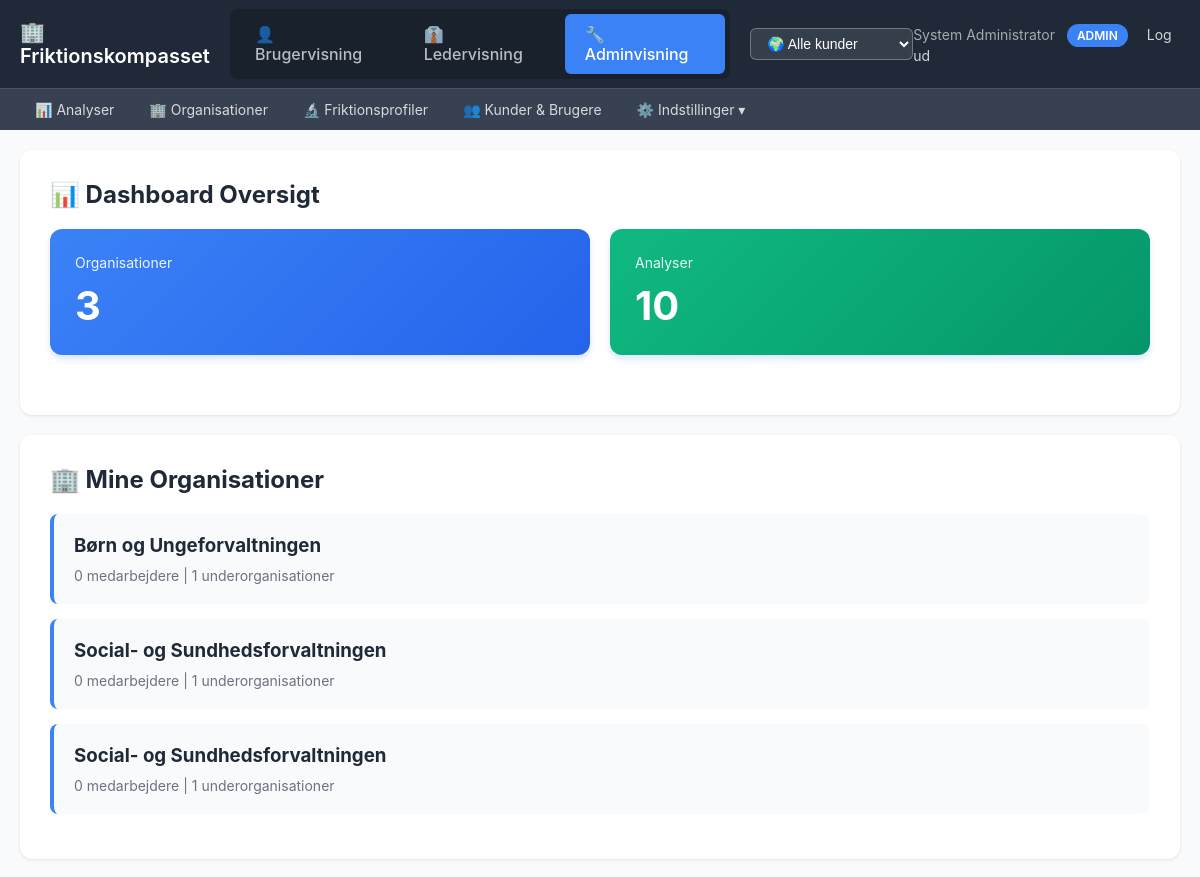
/admin/manager-view/dashboard (signed in, upper part), run on an earlier commit of the app's database.
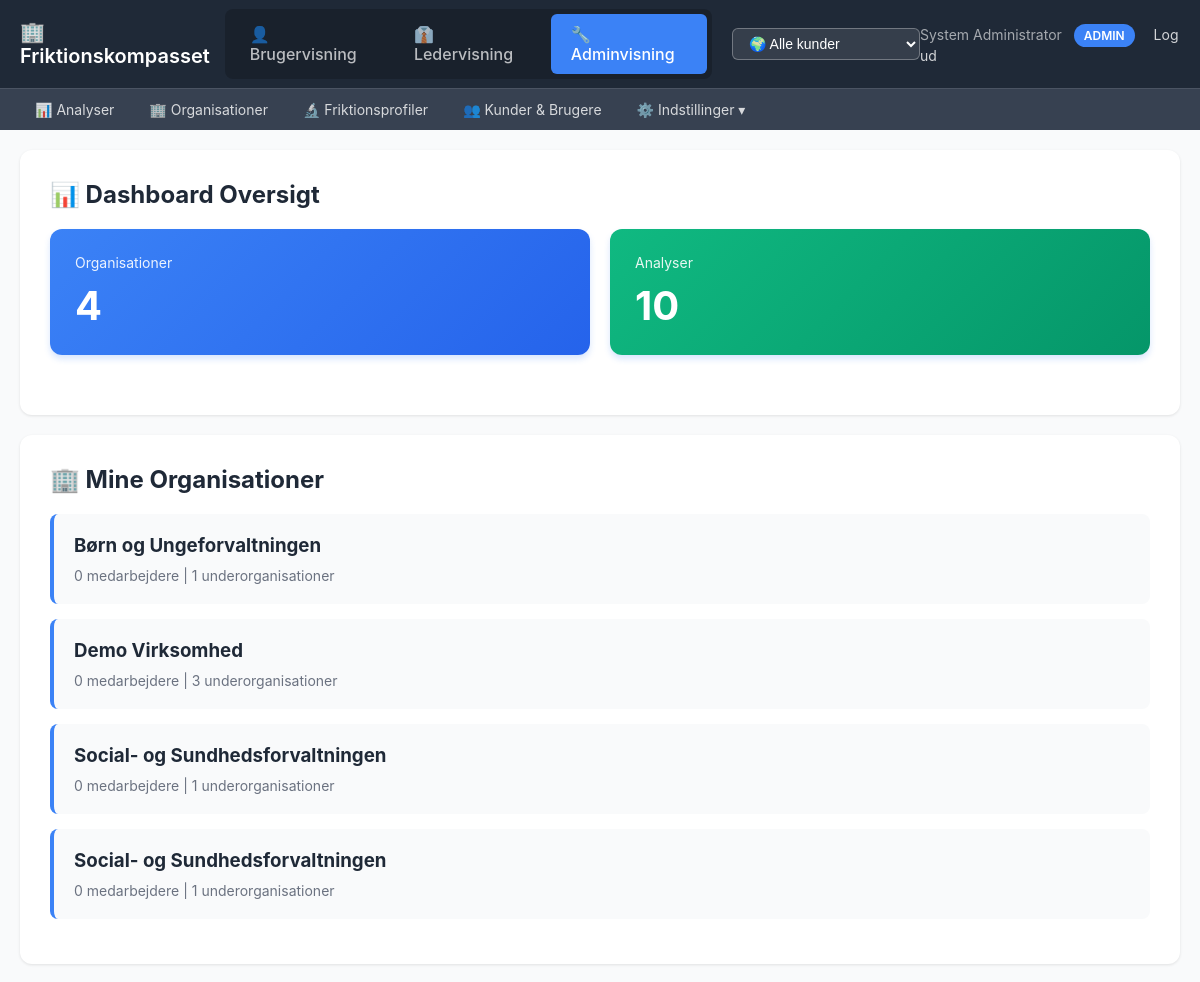
And on a later commit of the database.
### tables this page shows
CREATE TABLE organizational_units (
                id TEXT PRIMARY KEY,
                parent_id TEXT,
                name TEXT NOT NULL,
                full_path TEXT NOT NULL,
                level INTEGER NOT NULL DEFAULT 0,
                
                -- Leder info (kan være på alle niveauer)
                leader_name TEXT,
                leader_email TEXT,
                
                -- Metrics (typisk på leaf nodes, men kan være alle steder)
                employee_count INTEGER DEFAULT 0,
                sick_leave_percent REAL DEFAULT 0,
                
                created_at TIMESTAMP DEFAULT CURRENT_TIMESTAMP, customer_id TEXT REFERENCES customers(id) ON DELETE CASCADE,
                
                FOREIGN KEY (parent_id) REFERENCES organizational_units(id) ON DELETE CASCADE
            );

### admin_app.py (the view)
@app.route('/admin/manager-view/dashboard')
@login_required
def manager_dashboard():
    user = get_current_user()
    where_clause, params = get_customer_filter(user['role'], user['customer_id'])
    with get_db() as conn:
        units = conn.execute(f"""
            SELECT
                ou.*,
                COUNT(DISTINCT children.id) as child_count
            FROM organizational_units ou
            LEFT JOIN organizational_units children ON children.parent_id = ou.id
            WHERE ou.parent_id IS NULL AND ({where_clause})
            GROUP BY ou.id
            ORDER BY ou.name
        """, params).fetchall()
        campaigns = conn.execute(f"""
            SELECT c.*, ou.name as unit_name
            FROM campaigns c
            JOIN organizational_units ou ON c.target_unit_id = ou.id
            WHERE {where_clause}
            ORDER BY c.created_at DESC
            LIMIT 10
        """, params).fetchall()
    return render_template('manager_dashboard.html',
                         units=[dict(u) for u in units],
                         campaigns=[dict(c) for c in campaigns])

### admin_app.py (called while the page is built)
def login_required(f):
    @wraps(f)
    def decorated_function(*args, **kwargs):
        if 'user' not in session:
            flash('Du skal være logget ind for at se denne side', 'error')
            return redirect(url_for('login'))
        return f(*args, **kwargs)
    return decorated_function

def get_current_user():
    return session.get('user')

### db_hierarchical.py (called while the page is built)
@contextmanager
def get_db():
    conn = sqlite3.connect(DB_PATH, timeout=30.0)
    conn.row_factory = sqlite3.Row
    conn.execute("PRAGMA journal_mode=WAL")
    try:
        yield conn
        conn.commit()
    finally:
        conn.close()

### db_multitenant.py (called while the page is built)
def get_customer_filter(user_role: str, customer_id: Optional[str]) -> tuple:
    if customer_id:
        return ("ou.customer_id = ?", [customer_id])
    else:
        return ("1=1", [])

### templates/manager_dashboard.html (shortened to what this page needs)
{% extends "admin/layout.html" %}
{% block content %}
<div class="card">
    <h2>📊 Dashboard Oversigt</h2>
    <div class="stats">
        <div class="stat-box">
            <div class="label">Organisationer</div>
            <div class="value">{{ units|length }}</div>
        </div>
        <div class="stat-box" style="background: linear-gradient(135deg, #10b981 0%, #059669 100%);">
            <div class="label">Analyser</div>
            <div class="value">{{ campaigns|length }}</div>
        </div>
    </div>
</div>
<div class="card">
    <h2>🏢 Mine Organisationer</h2>
    {% if units %}
    <ul class="org-list">
        {% for unit in units %}
        <li class="org-item">
            <h3>{{ unit.name }}</h3>
            <div class="meta">
                {{ unit.employee_count }} medarbejdere
                {% if unit.child_count > 0 %}
                | {{ unit.child_count }} underorganisationer
                {% endif %}
            </div>
        </li>
        {% endfor %}
    </ul>
    {% else %}
    <div class="empty">
        Ingen organisationer endnu.
    </div>
    {% endif %}
</div>
{% endblock %}

What changed in the data, as far as the page shows it:
added organizational_units: name "Demo Virksomhed", employee_count "0", child_count "3"
Also different on the page:
{{ units|length }}: "3" → "4"
